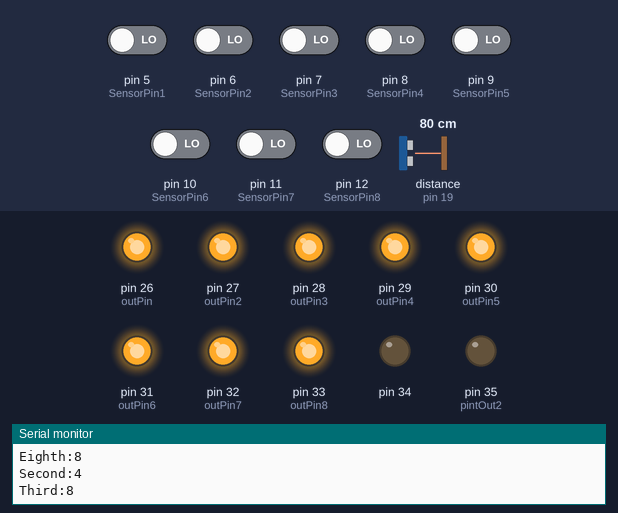
The sketch below on a simulated Arduino Mega 2560, built with avr-gcc and run on an emulated ATmega2560. On the bench: output pins drawn as LEDs (lit = HIGH), the last lines printed to the serial monitor. Wiring (inferred from the names in the program): ultrasonic range finder: trigger pin 19; echo pin 19. The inputs (shaded band) are chosen by the test bench; at power-on: pin 5 (SensorPin1), pin 6 (SensorPin2), pin 7 (SensorPin3), pin 8 (SensorPin4), pin 9 (SensorPin5), pin 10 (SensorPin6), pin 11 (SensorPin7), pin 12 (SensorPin8) LOW, distance to the obstacle (sensor on pin 19) 80 cm. The echo pulse lasts 58.3 µs per cm.

Above: at 1.2 s.
1.3 s: pin 5 (SensorPin1) driven HIGH
At 3.0 s:
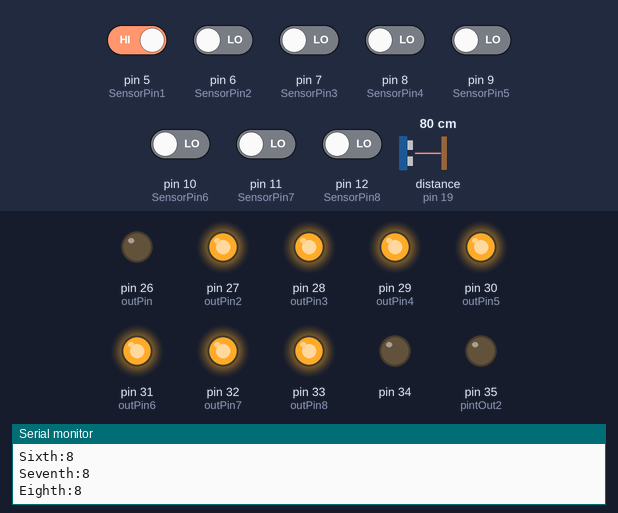
3.8 s: pin 6 (SensorPin2) driven HIGH
At 5.1 s:
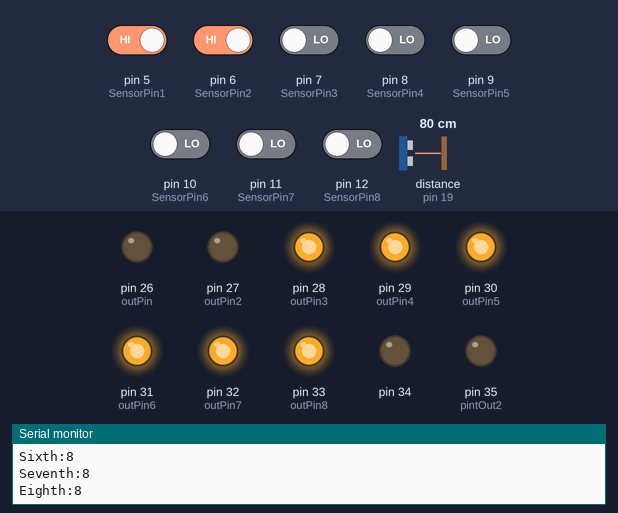
6.1 s: pin 7 (SensorPin3) driven HIGH
At 7.7 s:
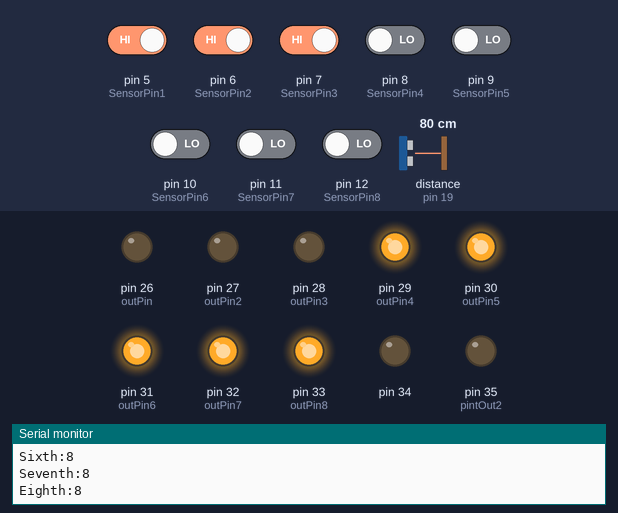
8.4 s: pin 8 (SensorPin4) driven HIGH
At 10.5 s:
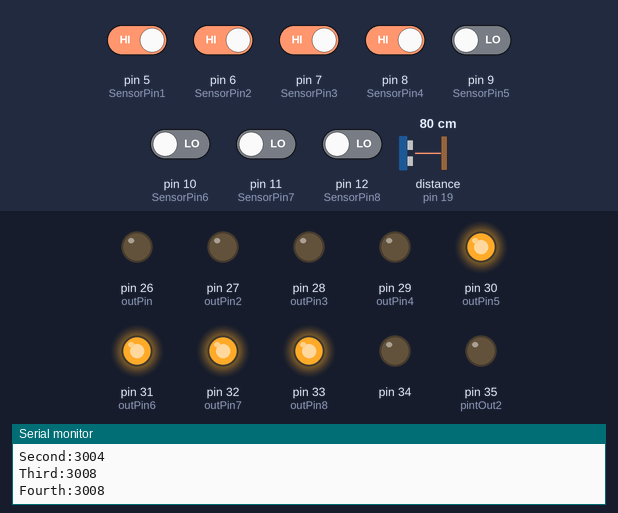
10.8 s: pin 9 (SensorPin5) driven HIGH
At 12.8 s:
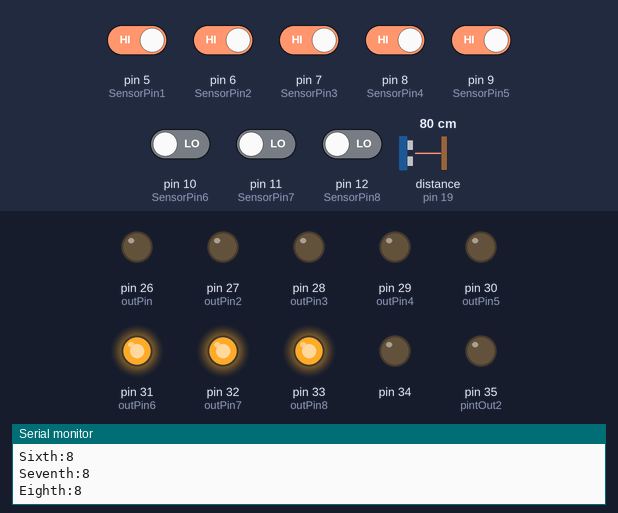
13.1 s: pin 10 (SensorPin6) driven HIGH
At 14.5 s:
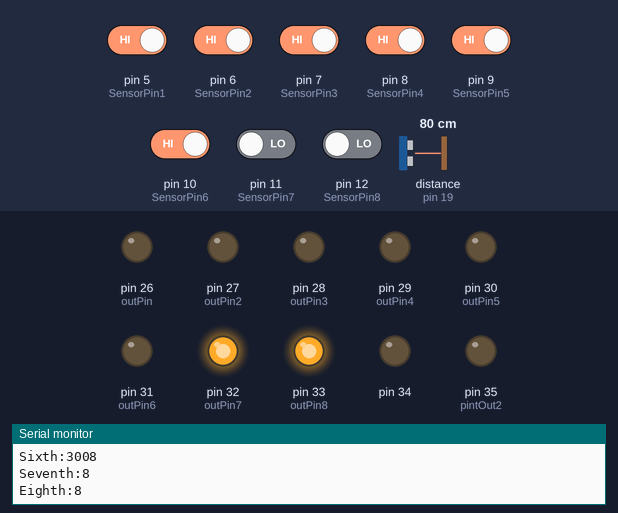
Timing chart, 0 to 16.1 s (numbered marks = the images above; inputs shaded):
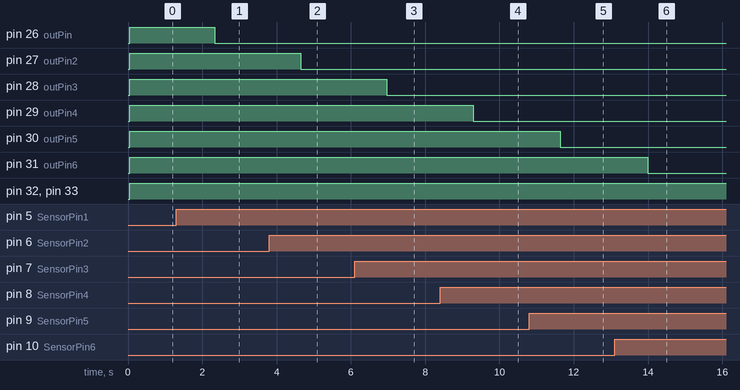

The sketch:

Final-Combine.ino
```cpp
int SensorPin1=5;       //Back Middle
int SensorPin2=6;       //Back Right
int SensorPin3=7;       //Front Right
int SensorPin4=8;       //Right
int SensorPin5=9;       //Front Left
int SensorPin6=10;      //Front Middle
int SensorPin7=11;      //Left
int SensorPin8=12;      //Back Left

int outPin=26;             //declares pin 6 for output
int outPin2=27;            //declares pin 7 for output
int outPin3=28;            //declares pin 8 for output
int outPin4=29;
int outPin5=30;
int outPin6=31;
int outPin7=32;
int outPin8=33;

int SensorValue1=LOW;      //pin9 begins off
int SensorValue2=LOW;    //pin10 begins off
int SensorValue3=LOW;    //pin 11 beings off
int SensorValue4=LOW;
int SensorValue5=LOW;
int SensorValue6=LOW;
int SensorValue7=LOW;
int SensorValue8=LOW;

int outValue1=LOW;
int outValue2=LOW;
int outValue3=LOW;
int outValue4=LOW;
int outValue5=LOW;
int outValue6=LOW;
int outValue7=LOW;
int outValue8=LOW;

//========================================
//Ping sensors
const int pingPin1 = 24; //first ping
const int pingPin2 = 25; //second ping

int pingOut1 = 19;
int pintOut2 = 35;

long duration, inches,cm;
long duration2, inches2,cm2;
//=========================================
void setup()
{
    pinMode(26,OUTPUT);
    pinMode(27,OUTPUT);
    pinMode(28,OUTPUT);
    pinMode(29,OUTPUT);
    pinMode(30,OUTPUT);
    pinMode(31,OUTPUT);
    pinMode(32,OUTPUT);
    pinMode(33,OUTPUT);
    pinMode(34,OUTPUT);
    pinMode(35,OUTPUT);
    Serial.begin(9600);
}

void loop()
{

    pinMode(5,OUTPUT);      // sends value out through IR pin 9
    pinMode(6,OUTPUT);     // sends value out through IR pin 10
    pinMode(7,OUTPUT);     // sends value out through IR pin 11
    pinMode(8,OUTPUT);
    pinMode(9,OUTPUT);
    pinMode(10,OUTPUT);
    pinMode(11,OUTPUT);
    pinMode(12,OUTPUT);

    digitalWrite(5,HIGH);   // sets value on for IR pin 9
    digitalWrite(6,HIGH);  // sets value on for IR pin 10
    digitalWrite(7,HIGH);  // sets value on for IR pin 11
    digitalWrite(8,HIGH);
    digitalWrite(9,HIGH);
    digitalWrite(10,HIGH);
    digitalWrite(11,HIGH);
    digitalWrite(12,HIGH);

    delayMicroseconds(10);

    pinMode(5,INPUT);       // recieves value from sensor on pin 9
    long time1 = micros();
    while (digitalRead(SensorPin1) == HIGH && micros() - time1 < 3000);
    int diff1 = micros() - time1;
    SensorValue1=diff1;
    delay(5);

    pinMode(6,INPUT);      // recieves value from sensor on pin 10
    long time2 = micros();
    while (digitalRead(SensorPin2) == HIGH && micros() - time2 < 3000);
    int diff2 = micros() - time2;
    SensorValue2=diff2;
    delay(5);

    pinMode(7,INPUT);      // recieves value from sensor on pin 11
    long time3 = micros();
    while (digitalRead(SensorPin3) == HIGH && micros() - time3 < 3000);
    int diff3 = micros() - time3;
    SensorValue3=diff3;
    delay(5);

    pinMode(8,INPUT);
    long time4 = micros();
    while(digitalRead(SensorPin4) == HIGH && micros() - time4 < 3000);
    int diff4 = micros() - time4;
    SensorValue4 = diff4;
    delay(5);

    pinMode(9,INPUT);
    long time5 = micros();
    while(digitalRead(SensorPin5) == HIGH && micros() - time5 < 3000);
    int diff5 = micros() - time5;
    SensorValue5 = diff5;
    delay(5);

    pinMode(10,INPUT);
    long time6 = micros();
    while (digitalRead(SensorPin6) == HIGH && micros() - time6 < 3000);
    int diff6 = micros() - time6;
    SensorValue6=diff6;
    delay(5);

    pinMode(11,INPUT);
    long time7 = micros();
    while (digitalRead(SensorPin7) == HIGH && micros() - time7 < 3000);
    int diff7 = micros() - time7;
    SensorValue7=diff7;
    delay(5);

    pinMode(12,INPUT);
    long time8 = micros();
    while (digitalRead(SensorPin8) == HIGH && micros() - time8 < 3000);
    int diff8 = micros() - time8;
    SensorValue8=diff8;
    delay(5);

    if(SensorValue1 <1600)
    {
      outValue1 = HIGH;
      digitalWrite(26, HIGH);              //should send 5V through pin 6 if sensor is above tape
    }
    else
    {
      outValue1 =LOW;
      digitalWrite(26, LOW);               //should send 0V through pin 6 if sensor is not above tape
    }

    if(SensorValue2 <1600)
    {
      outValue2 = HIGH;
          digitalWrite(27, HIGH);          //should send 5V through pin 7 if sensor is above tape
        }
    else
    {
      outValue2 = LOW;
      digitalWrite(27, LOW);               //should send 0V through pin 7 if sensor is not above tape
    }

    if(SensorValue3 <1600)
    {
      outValue3 = HIGH;
          digitalWrite(28, HIGH);          //should send 5V through pin 8 if sensor is above tape
    }
    else
    {
      outValue3 = LOW;
      digitalWrite(28, LOW);               //should send 0V through pin 8 if sensor is not above tape
    }

    if(SensorValue4 <1600)
    {
      outValue4 = HIGH;
      digitalWrite(29, HIGH);
    }
    else
    {
      outValue4 = LOW;
      digitalWrite(29,LOW);
    }

    if(SensorValue5 <1600)
    {
      outValue5 = HIGH;
      digitalWrite(30, HIGH);
    }
    else
    {
      outValue5 = LOW;
      digitalWrite(30,LOW);
    }

     if(SensorValue6 <1600)
    {
      outValue6 = HIGH;
      digitalWrite(31, HIGH);
    }
    else
    {
      outValue6 = LOW;
      digitalWrite(31,LOW);
    }

     if(SensorValue7 <1600)
    {
      outValue7 = HIGH;
      digitalWrite(32, HIGH);
    }
    else
    {
      outValue7 = LOW;
      digitalWrite(32,LOW);
    }

    if(SensorValue8 <1600)
    {
      outValue8 = HIGH;
      digitalWrite(33, HIGH);
    }
    else
    {
      outValue8 = LOW;
      digitalWrite(33,LOW);
    }

    if(Serial.available()>0);
    {
        //Serial.print("First:");
        //Serial.println(SensorValue1);     //prints pin 9 value to serial monitor
        Serial.print("Second:");
        Serial.println(SensorValue2);   //prints pin 10 value to serial monitor
        Serial.print("Third:");
        Serial.println(SensorValue3);   //prints pin 11 value to serial monitor
        Serial.print("Fourth:");
        Serial.println(SensorValue4);
        Serial.print("Fifth:");
        Serial.println(SensorValue5);
        Serial.print("Sixth:");
        Serial.println(SensorValue6);
        Serial.print("Seventh:");
        Serial.println(SensorValue7);
        Serial.print("Eighth:");
        Serial.println(SensorValue8);
    }

    //delay(200);
    delay(1000);
//============================================================================================================
  //first ping
  pinMode(19, OUTPUT);
  digitalWrite(19, LOW);
  delayMicroseconds(2);
  digitalWrite(19, HIGH);
  delayMicroseconds(5);
  digitalWrite(19, LOW);
  pinMode(19, INPUT);
  duration = pulseIn(19, HIGH);
  inches = microsecondsToInches(duration);
  cm = microsecondsToCentimeters(duration);

  /*Serial.print(inches);
  Serial.print("in(1), ");
  Serial.print(cm);
  Serial.print("cm(1)");
  Serial.println();*/

  delay(100);
 /* // second ping


  pinMode(pingPin2, OUTPUT);
  digitalWrite(pingPin2, LOW);
  delayMicroseconds(2);
  digitalWrite(pingPin2, HIGH);
  delayMicroseconds(5);
  digitalWrite(pingPin2, LOW);

  pinMode(pingPin2, INPUT);
  duration2 = pulseIn(pingPin2, HIGH);

  inches2 = microsecondsToInches(duration2);
  cm2 = microsecondsToCentimeters(duration2);

  Serial.print(inches2);
  Serial.print("in(2), ");
  Serial.print(cm2);
  Serial.print("cm(2)");
  Serial.println();

  delay(100);  */
//===================================================================================
                            //checks every 1/2 second
}

long microsecondsToInches(long microseconds) {
  // According to Parallax's datasheet for the PING))), there are
  // 73.746 microseconds per inch (i.e. sound travels at 1130 feet per
  // second).  This gives the distance travelled by the ping, outbound
  // and return, so we divide by 2 to get the distance of the obstacle.
  // See: http://www.parallax.com/dl/docs/prod/acc/28015-PING-v1.3.pdf
  return microseconds / 74 / 2;
}

long microsecondsToCentimeters(long microseconds) {
  // The speed of sound is 340 m/s or 29 microseconds per centimeter.
  // The ping travels out and back, so to find the distance of the
  // object we take half of the distance travelled.
  return microseconds / 29 / 2;
}
```

Measured:
- after the input at 1.3 s, pin 26 (outPin): HIGH → LOW after 1.0 s
- after the input at 3.8 s, pin 27 (outPin2): HIGH → LOW after 0.85 s
- after the input at 6.1 s, pin 28 (outPin3): HIGH → LOW after 0.87 s
- after the input at 8.4 s, pin 29 (outPin4): HIGH → LOW after 0.90 s
- after the input at 10.8 s, pin 30 (outPin5): HIGH → LOW after 0.84 s
- after the input at 13.1 s, pin 31 (outPin6): HIGH → LOW after 0.90 s
